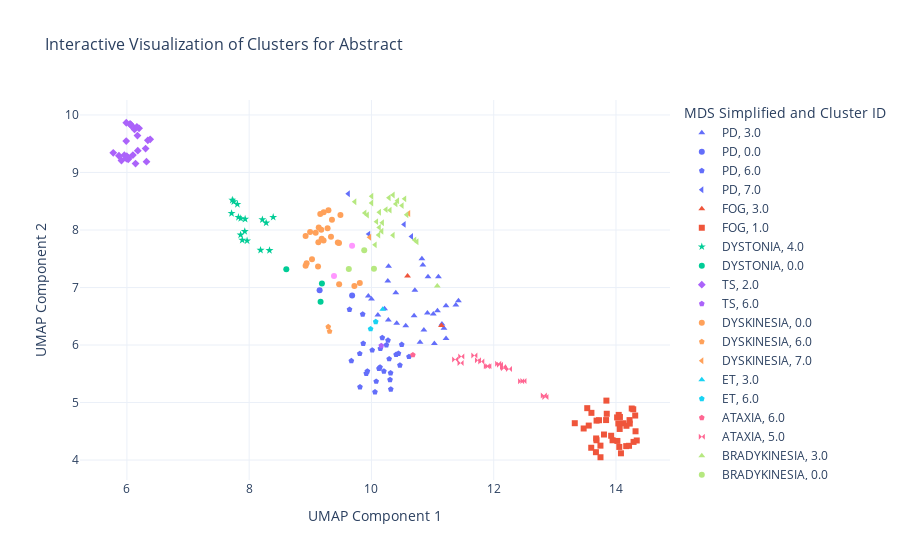

The code cell stored with this chart in its notebook:
### Code cell
df["Abstract"] = df["Abstract"].fillna("")
embedded_abstracts = EmbedFrame(df, "Abstract", model)
embedded_reduced_abstracts = ReduceEmbedding(embedded_abstracts, neighbors=50, min_distance=0)
optimalKObj = OptimalK.OptimalK(n_jobs=4, parallel_backend='joblib')
num_clusters = optimalKObj(embedded_reduced_abstracts, n_refs=50, cluster_array=np.arange(1,10))
CreateCluster(df, embedded_reduced_abstracts, num_clusters, "Reduced Abstract Cluster")
VisualizeCluster(df, "Abstract", embedded_reduced_abstracts, "Reduced Abstract Cluster")
